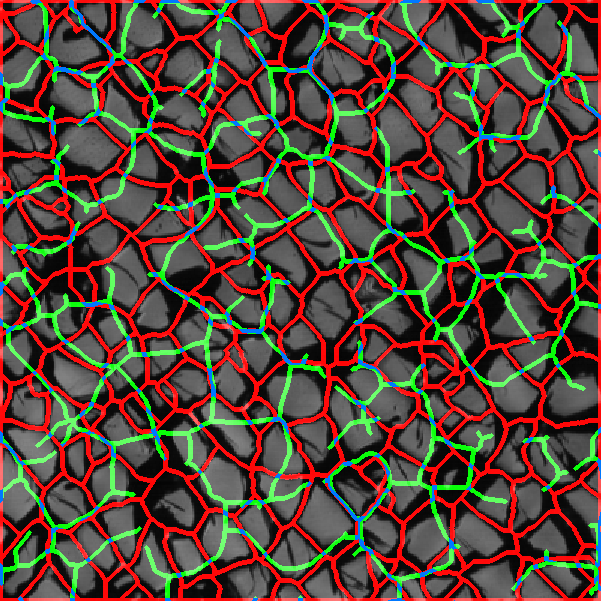
#> input picture .png, 601 x 601 px
$ python -i analyzer.py   (imports and definitions only)
#> lines starting #> are read from the running program, lines starting #| are printed output that depends on the picture; after the words box and inside, x2 and y2 are one past the last pixel; in counts of white or black regions, pixels touching at a corner belong together
### fracture_suite/splinter.py
import numpy as np
import cv2


class Splinter:
    def __init__(self, contour, index):
        self.ID = index
        self.contour = contour

        self.area = cv2.contourArea(self.contour)
        self.circumfence = cv2.arcLength(self.contour, True)

        # roundness
        self.roundness = 4 * np.pi * self.area / self.circumfence ** 2
        # roughness
        self.roughness = self.calculate_roughness()

        # centroid
        try:
            M = cv2.moments(self.contour)
            cX = int(M["m10"] / M["m00"])
            cY = int(M["m01"] / M["m00"])

            self.centroid =  (cX, cY)
        except:
            self.centroid = (np.nan, np.nan)

    def calculate_roughness(self) -> float:
        """Calculate the roughness of the contour by comparing the circumfence
        of the contour to the circumfence of its convex hull.

        Returns:
            float: A value indicating how rough the perimeter is.
        """
        contour = self.contour
        perimeter = cv2.arcLength(contour,True)
        hull = cv2.convexHull(contour)
        hullperimeter = cv2.arcLength(hull,True)

        return perimeter / hullperimeter


### fracture_suite/analyzer.py
from matplotlib.figure import Figure
from matplotlib.widgets import RectangleSelector
import numpy as np
import numpy.typing as nptyp

import cv2
from tqdm import tqdm
from skimage.morphology import skeletonize

from fracture_suite.splinter import Splinter
from matplotlib import pyplot as plt

# [117 lines left out: function crop_perspective, not called in this run]

def preprocess_image(image, gauss_sz = (3,3), gauss_sig = 5, \
    block_size=11, C=6, rsz=1) -> nptyp.ArrayLike:
    """Preprocess a raw image.

    Args:
        image (nd.array): The input image.
        gauss_sz (size-tuple, optional): The size of the gaussian filter.
                                        Defaults to (5,5).
        gauss_sig (int, optional): The sigma for gaussian filter. Defaults to 3.
        block_size (int, optional): Block size of adaptive threshold. Defaults to 11.
        C (int, optional): Sensitivity of adaptive threshold. Defaults to 6.
        rsz (int, optional): Resize factor for the image. Defaults to 1.

    Returns:
        np.array: Preprocessed image.
    """
#> called with gauss_sz = (3, 3), gauss_sig = 5, block_size = 11, C = 6, rsz = 1

    rsz_fac = rsz # x times smaller

    # Apply Gaussian blur to reduce noise and enhance edge detection
    image = cv2.GaussianBlur(image, gauss_sz, gauss_sig)
    image = cv2.resize(image, (image.shape[1]//rsz_fac, image.shape[0]//rsz_fac))

    # Use adaptive thresholding
    image = cv2.adaptiveThreshold(image, 255, cv2.ADAPTIVE_THRESH_MEAN_C, \
        cv2.THRESH_BINARY, block_size, C)
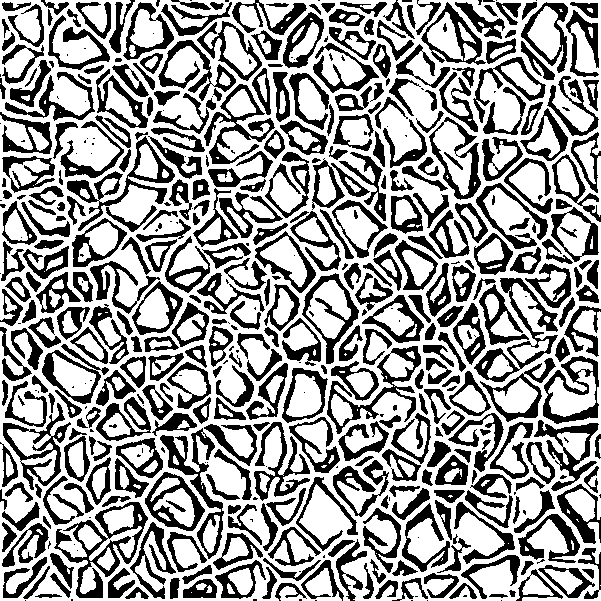
#> image: shape (601, 601); 60.3% white; 498 black regions (113 under 20 px)
#> in detect_fragments, `contours, hierar = \ cv2.findContours(binary_image, cv2.RETR_TREE, cv2..`: contours = 739 contours, 201 with area under 20; largest, box (x1, y1, x2, y2) and area: (0, 0, 601, 601) 350176, (53, 501, 149, 599) 3827, (542, 355, 600, 425) 2922, (301, 272, 360, 365) 2784, (159, 427, 225, 560) 2472

    return image


def filter_contours(contours, hierarchy) -> list[nptyp.ArrayLike]:
    """
    This function filters a list of contours.
    """
    len_0 = len(contours)
#> len_0 = 739
    # Sort the contours by area (desc)
    contours, hierarchy = zip(*sorted(zip(contours, hierarchy[0]), \
        key=lambda x: cv2.contourArea(x[0]), reverse=True))

    contours = list(contours)
    contours_areas = [cv2.contourArea(x) for x in contours]
#> contours_areas = 739 values, max 350176 at index 0, min 0 at index 721, mean 788.1
    # contour_area_avg = np.average(contours_areas)
    # contour_area_med = np.average(contours_areas)
    # contour_area_std = np.std(contours_areas)

    # Create a list to store the indices of the contours to be deleted
    to_delete = []
    As = []
    ks = []
    # Iterate over all contours
    for i in tqdm(range(len(contours)), desc = 'Eliminate small contours'):
        contour_area = contours_areas[i]
        contour_perim = cv2.arcLength(contours[i], False)


        if contour_area > 0:
            As.append(contour_area)
            ks.append(contour_perim / contour_area)

        if contour_area == 0:
            contour_area = 0.00001

        # small size
        if contour_perim < 20:
            to_delete.append(i)

    # def reject_outliers(data, m = 2.):
    #     return data[abs(data - np.mean(data)) < m * np.std(data)]

        # filter outliers
        elif contour_area > 25000:
            to_delete.append(i)
#> this loop made 739 passes
#> contour_perim on passes 1 to 3: 5384.3, 904.1, 304
#> after the loop, As = 721 values, max 350176 at index 0, min 0.5 at index 718, mean 807.8; ks = 721 values, max 10.49 at index 718, min 0.0154 at index 0, mean 0.744; to_delete = 218 values from 0 to 738

        # # more line shaped contour
        # elif contour_perim / contour_area > 1:
        #     contours[i] = cv2.convexHull(contours[i])

        # # Check if the contour has a parent
        # elif hierarchy[i][1] != -1:
        #     # If so, mark the contour for deletion
        #     to_delete.append(i)

        # # all other cases
        # else:
        #     contours[i] = connect_closest_hard_angles(contours[i], 140)
        #     contours[i] = cv2.approxPolyDP(contours[i], 0.1, True)

    # Delete the marked contours
    for index in sorted(to_delete, reverse=True):
        del contours[index]
#> this loop made 218 passes
#> index on passes 1 to 3: 738, 737, 736

    len_1 = len(contours)
#> len_1 = 521

    print(f'Contours before: {len_0}, vs after: {len_1}')
#| Contours before: 739, vs after: 521
    return contours

def detect_fragments(binary_image) -> list[nptyp.ArrayLike]:
    try:
        # Find contours of objects in the binary image
        contours, hierar = \
            cv2.findContours(binary_image, cv2.RETR_TREE, cv2.CHAIN_APPROX_SIMPLE)
        contours = list(contours)
        contours = filter_contours(contours, hierar)
#> contours = 521 contours, 2 with area under 20; largest, box (x1, y1, x2, y2) and area: (53, 501, 149, 599) 3827, (542, 355, 600, 425) 2922, (301, 272, 360, 365) 2784, (159, 427, 225, 560) 2472, (326, 345, 422, 435) 2370
#> in __init__, `all_contours = detect_fragments(self.preprocessed_image)`: all_contours has the same summary as contours in detect_fragments
#> after the loop in __init__, `for c in tqdm(all_contours):`:
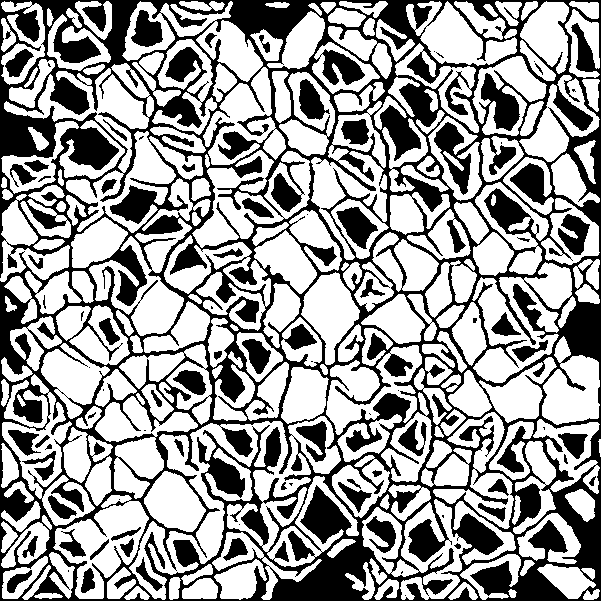
#> stencil: shape (601, 601); 61.5% white; 83 black regions (25 under 20 px), largest, box (x1, y1, x2, y2) and area: (0, 0, 601, 601) 125031, (336, 207, 378, 249) 920, (558, 214, 590, 255) 759
#> in __init__, `skeleton = skeletonize(255-stencil)`:
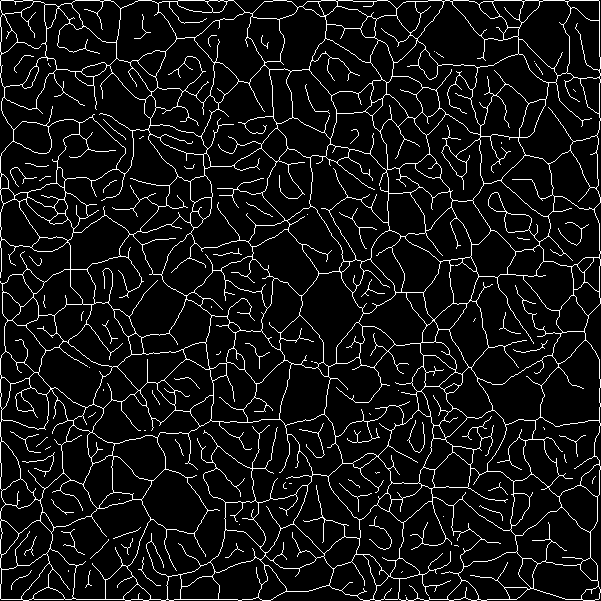
#> skeleton: shape (601, 601) bool; 7.6% white in thin lines or dots
        return contours
    except Exception as e:
        raise ValueError(f"Error in fragment detection: {e}")

def closeImg(image, sz = 3, it=1):
#> called with sz = 3, it = 5
    kernel_closing = cv2.getStructuringElement(cv2.MORPH_ELLIPSE, (sz, sz))
#> kernel_closing = [[0, 1, 0], [1, 1, 1], [0, 1, 0]]
    return cv2.morphologyEx(image, cv2.MORPH_CLOSE, kernel_closing, iterations=it)
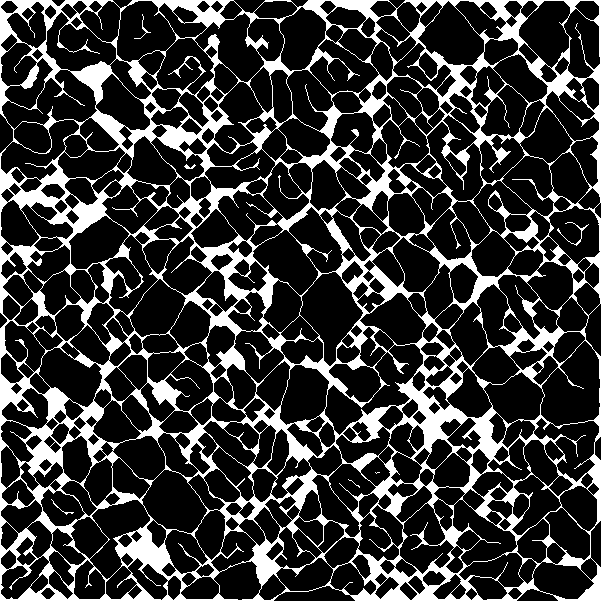
#> returned value: shape (601, 601); values 0 (black) and 1 (white), 21.8% white; 7 white regions (2 under 20 px), largest, box (x1, y1, x2, y2) and area: (0, 0, 601, 601) 78541, (557, 222, 589, 246) 86, (134, 14, 151, 39) 44, (51, 499, 74, 515) 35, (184, 164, 196, 169) 31


class Analyzer(object):
    """
    Analyzer class that can handle an input image.
    """

    file_path: str

    original_image: nptyp.ArrayLike
    preprocessed_image: nptyp.ArrayLike

    contours: list[nptyp.ArrayLike]
    splinters: list[Splinter]

    axs: list[plt.axes]

    def __init__(self, file_path: str, crop = False, img_size = 4000):
        # image operations
        self.original_image = cv2.imread(file_path, cv2.IMREAD_GRAYSCALE)
        if crop:
            self.original_image = crop_perspective(self.original_image, size=img_size, dbg=False)


        self.preprocessed_image = preprocess_image(self.original_image)

        # contour operations
        all_contours = detect_fragments(self.preprocessed_image)
        stencil = np.zeros((self.preprocessed_image.shape[1], \
            self.preprocessed_image.shape[0]), dtype=np.uint8)
        for c in tqdm(all_contours):
            cv2.drawContours(stencil, [c], -1, 255, thickness = -1)

        # advanced image operations
        # first step is to skeletonize the stencil
        print('Skeletonize 1|2')
        skeleton = skeletonize(255-stencil)
        skeleton = skeleton.astype(np.uint8)
        skeleton = closeImg(skeleton, 3, 5)
        # second step is to skeletonize the closed skeleton from #1
        print('Skeletonize 2|2')
        skeleton = skeletonize(skeleton)
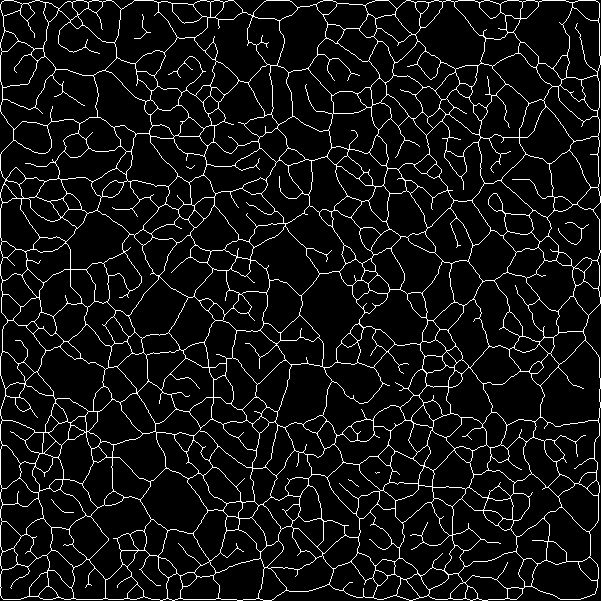
#> skeleton: shape (601, 601) bool; 7.2% white in thin lines or dots
        skeleton = skeleton.astype(np.uint8)

        # detect fragments on the closed skeleton
        self.contours = detect_fragments(skeleton)
#> in detect_fragments (call 2), `contours, hierar = \ cv2.findContours(binary_image, cv2.RETR_TREE, cv2..`: contours = 493 contours, 6 with area under 20; largest, box (x1, y1, x2, y2) and area: (0, 0, 601, 601) 354162, (322, 343, 425, 436) 3779, (540, 340, 601, 427) 3728, (299, 271, 365, 368) 3366, (0, 69, 99, 130) 3352
#> the loop in filter_contours (call 2), `for i in tqdm(range(len(contours)), desc = 'Eliminate small contours'):` made 493 passes
#> contour_perim on passes 1 to 3: 2607.5, 528.1, 310.4
#> the loop in filter_contours (call 2), `for index in sorted(to_delete, reverse=True):` made 3 passes
#> index on passes 1 to 3: 492, 491, 0
#| Contours before: 493, vs after: 490
#> in detect_fragments (call 2), `contours = filter_contours(contours, hierar)`: contours = 490 contours, 4 with area under 20; largest, box (x1, y1, x2, y2) and area: (322, 343, 425, 436) 3779, (540, 340, 601, 427) 3728, (299, 271, 365, 368) 3366, (0, 69, 99, 130) 3352, (43, 10, 117, 76) 2940
#> self.contours has the same summary as contours in detect_fragments
        self.splinters = [Splinter(x,i) for i,x in enumerate(self.contours)]
#> in __init__, `self.area = cv2.contourArea(self.contour)`: self.area = 3779
#> in __init__, `self.circumfence = cv2.arcLength(self.contour, True)`: self.circumfence = 532.1
#> in __init__, `self.roundness = 4 * np.pi * self.area / self.circumfence ** 2`: self.roundness = 0.168
#> in calculate_roughness, `perimeter = cv2.arcLength(contour,True)`: perimeter = 532.1
#> in calculate_roughness, `hull = cv2.convexHull(contour)`: hull = contour of 22 points, box (x1, y1, x2, y2) (322, 343, 425, 436), area 5587
#> in calculate_roughness, `hullperimeter = cv2.arcLength(hull,True)`: hullperimeter = 299.3
#> in __init__, `self.roughness = self.calculate_roughness()`: self.roughness = 1.78
#> in __init__, `M = cv2.moments(self.contour)`: M = moments, m00 3779, centre m10/m00, m01/m00 = (376.5, 388.4)
#> in __init__, `cX = int(M["m10"] / M["m00"])`: cX = 376
#> in __init__, `cY = int(M["m01"] / M["m00"])`: cY = 388
#> in __init__, `self.centroid =  (cX, cY)`: self.centroid = (376, 388)

    # [20 lines left out: function __onselect, not called in this run]

    def plot(self, region = None) -> None:
        """
        Plots the analyzer backend.
        Displays the original img, preprocessed img, and an overlay of the found cracks
        side by side in a synchronized plot.
        """
        fig, (self.ax3, self.ax1, self.ax2) = plt.subplots(1, 3, figsize=(12, 6))

        # Display the result from Canny edge detection
        self.ax3.imshow(self.original_image)
        self.ax3.set_title("Original")
        self.ax3.axis('off')

        # Display the result from Canny edge detection
        self.ax1.imshow(self.preprocessed_image, cmap='gray')
        self.ax1.set_title("Preprocessed image")
        self.ax1.axis('off')

        # Overlay found contours on the original image
        self.ax2.set_title("Detected Cracks")
        self.ax2.axis('off')
        image0 = cv2.cvtColor(self.original_image.copy(), cv2.COLOR_GRAY2RGB)

        # for c in contours:
        #     cv2.drawContours(image0, [c], -1, (120,0,120), thickness = -1)
        cv2.drawContours(image0, self.contours, -1, (255,0,0), thickness = 1)
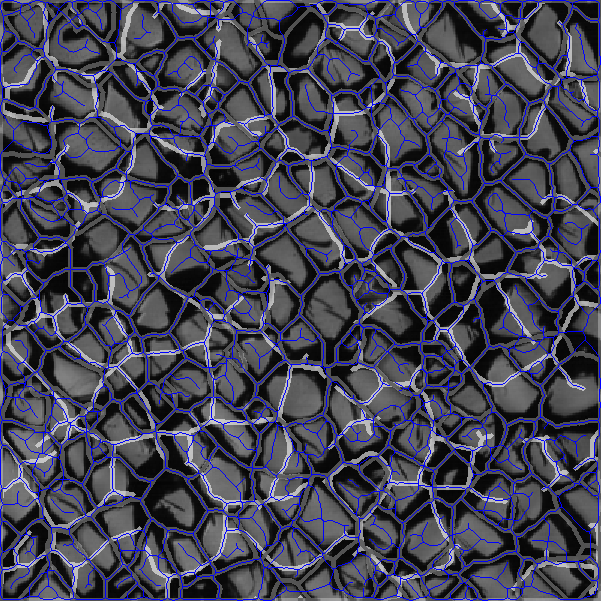
#> image0: shape (601, 601, 3); mean B, G, R 84.8, 66.6, 66.6

        self.ax2.imshow(image0)
        # for contour in tqdm(contours):
        #     ax2.plot(contour[:, 0, 0], contour[:, 0, 1], 'r')

        if region is not None:
            (x1, y2, x2, y1) = region
            self.ax1.set_xlim(x1, x2)
            self.ax1.set_ylim(y1, y2)
            self.ax2.set_xlim(x1, x2)
            self.ax2.set_ylim(y1, y2)
            self.ax3.set_xlim(x1, x2)
            self.ax3.set_ylim(y1, y2)

        # Connect the rectangle selector to synchronize zooming
        rs = RectangleSelector(self.ax1, self.__onselect, useblit=True, \
            button=[1], spancoords='pixels', )
        rs1 = RectangleSelector(self.ax2, self.__onselect, useblit=True, \
            button=[1], spancoords='pixels', )
        rs2 = RectangleSelector(self.ax3, self.__onselect, useblit=True, \
            button=[1], spancoords='pixels', )
        rs.add_state('square')

        rs1.add_state('square')
        rs2.add_state('square')
        plt.tight_layout()
        plt.show()
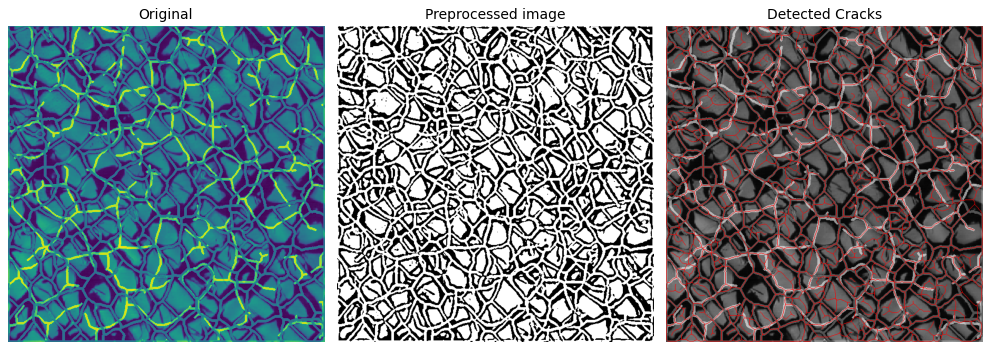
#> figure drawn by matplotlib, 3 panels; B, G, R data is drawn as R, G, B

        return fig

    # [68 lines left out: functions plot_area, plot_area_2, not called in this run]

>>> result = Analyzer('../.png').plot()
